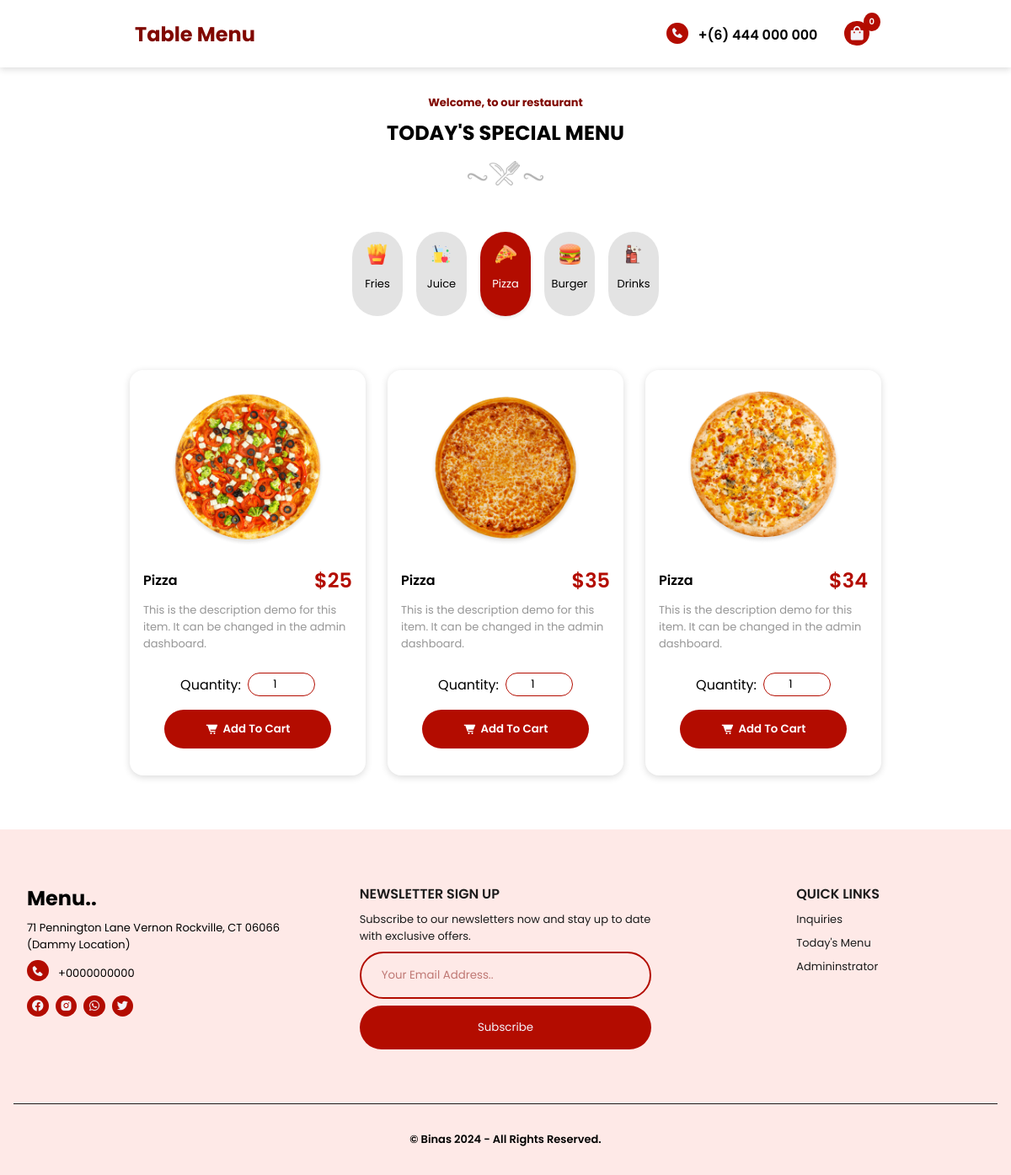
The page / on the database its author committed.
### tables this page shows
CREATE TABLE `food` (
  `id` int(10) UNSIGNED NOT NULL,
  `sessionID` varchar(255) NOT NULL,
  `foodImage` varchar(255) NOT NULL,
  `foodName` varchar(100) NOT NULL,
  `foodDesc` varchar(255) NOT NULL,
  `foodPrice` int(11) NOT NULL,
  `category` varchar(100) NOT NULL
);

### index.php (the view, shortened to what this page needs)
<?php
include('./config/config.php');
?>
<!DOCTYPE html>
<html lang="en">
<head>
    <link rel="stylesheet" href="./clientSide/main.css">
        <link href='https://unpkg.com/boxicons@2.1.2/css/boxicons.min.css' rel='stylesheet'>
</head>
<body>
  <?php
    $currentSession = session_id();
    $sql = "SELECT * FROM cart WHERE sessionID ='$currentSession'";
    $res = mysqli_query($conn, $sql);
        if($res == TRUE){
          $count = mysqli_num_rows($res);
    }
  ?>
<header class="header flex">
    <div class="logoDiv">
        <h2 class="logo">Table Menu</h2>
    </div>
    <span class="phone flex">
        <i class='bx bxs-phone icon' ></i>
        +(6) 444 000 000
        </span>
        <span class="cartBtn flex">
      <a href="clientSide/cart.php">
      <i class='bx bxs-shopping-bag icon'></i>
      </a>
      <span class="count"><?php echo $count?></span>
    </span>
</header>
    <section class="container section menus">
        <div class="sectionIntro">
            <span class="introText">Welcome, to our restaurant</span>
            <h2 class="heading">TODAY'S SPECIAL MENU</h2>
            <img src="./assests/titleDesign.png" alt="Title Design">
        </div>
        <div class="clientMenu">
            <div class="optionMenu flex">
                <div class="grid option" data-filter="fries">
                  <img src="./assests/french-fries.png" alt="Food">
                  <small>Fries</small>
                </div>
                <div class="grid option" data-filter="juice">
                  <img src="./assests/apple-juice.png" alt="Food">
                  <small>Juice</small>
                </div>
                <div class="grid option categoryActive" data-filter="pizza">
                  <img src="./assests/pizza.png" alt="Food">
                  <small>Pizza</small>
                </div>
                <div class="grid option" data-filter="burger">
                  <img src="./assests/burger.png" alt="Food">
                  <small>Burger</small>
                </div>
                <div class="grid option"  data-filter="drinks">
                  <img src="./assests/coke.png" alt="Food">
                  <small>Drinks</small>
                </div>
              </div>
              <div class="menuItems ">
                 <div class="categoryWrapper grid live" data-target="pizza">
                 <?php
                    $sql = "SELECT * FROM food WHERE category ='pizza'";
                    $res = mysqli_query($conn, $sql);
                    if($res == TRUE){
                    $count = mysqli_num_rows($res);
                    if($count>0){
                      while($row = mysqli_fetch_assoc($res)){
                        $img = $row['foodImage'];
                        $foodName = $row['foodName'];
                        $foodDesc = $row['foodDesc'];
                        $foodPrice = $row['foodPrice'];
                        ?>
                        <div class="item">
                        <?php
                        if($img!=""){
                          ?>
                            <div class="imgDiv">
                          <img src="<?php echo SITEURL;?>restImages/dimasRest<?php echo $img;?>">
                          </div>
                          <?php
                        }
                        else{
                          echo '<span class="fail" style="color:red; margin: 0px 10px;">No Image 1</span>';
                        }
                      ?>
                        <div class="itemInfor">
                          <span class="itemNamePriceDiv flex">
                                <span class="itemName"><?php echo $foodName?></span>
                                <h1 class="price">$<?php echo $foodPrice?></h1>
                          </span>
                          <p class="description"><?php echo $foodDesc?></p>
                          <div class="qty_btn">
                          <form method="POST">
                                <div class="qty_flex flex">
                                    <label for="qty">Quantity:</label>
                                    <input type="number" name="qty" id="qty" value="1">
                                </div>
                                <button class="cartBtn flex" name="submit">
                                  <i class='bx bxs-cart-alt icon'></i>
                                  Add To Cart
                                </button>
                              </form>
                          </div>
                        </div>
                      </div>
                        <?php
                    }
                 }
                 }
                  ?>
                 </div>
              </div>
        </div>
    </section>
<?php
include('./clientSide/partials/footer.php')
?>

### clientSide/partials/footer.php (shortened to what this page needs)
   <section class="footer">
    <div class="sectionContainer container">
      <div class="sectionContent grid">
          <div class="footerCol">
           <div class="logoDiv">
            <h2 class="logo">Menu..</h2>
           </div>
           <span class="location">
            71 Pennington Lane Vernon Rockville, CT 06066 (Dammy Location)
         </span>
           <span class="phone flex">
            <i class='bx bxs-phone icon' ></i>
            +0000000000
         </span>
         <div class="socialDiv flex">
             <a href="#"><i class='bx bxl-facebook-circle icon'></i></a>
             <a href="#"><i class='bx bxl-instagram-alt icon' ></i></a>
             <a href="#"><i class='bx bxl-whatsapp icon' ></i></a>
             <a href="#"><i class='bx bxl-twitter icon' ></i></a>
         </div>
          </div>
          <div class="footerCol">
              <span class="footerTitle">
                  NEWSLETTER SIGN UP
              </span>
              <p class="description">
                 Subscribe to our newsletters now and stay up to date with exclusive offers.
              </p>
              <form action="" method="POST">
                  <input type="emial" name="newsletter" placeholder="Your Email Address.." class="emialInput" required>
                  <input type="submit" name="newsletterBtn" value="Subscribe" class="newsLetterBtn">
              </form>
          </div>
          <div class="footerCol">
             <span class="footerTitle">
                 QUICK LINKS
             </span>
             <div class="links">
                 <a href="#">Inquiries</a>
                 <a href="<?php echo SITEURL?>">Today's Menu</a>
                 <a href="<?php echo SITEURL?>clientSide/loginPage.php">Admininstrator</a>
             </div>
          </div>
      </div>
      <div class="copyright flex">
        &copy; Binas  <script> document.write(new Date().getFullYear())</script>  - All Rights Reserved.
    </div>
    </div>
    </section>
</body>
</html>

### rows shown on the page
food: foodImage (picture), foodName "Pizza", foodPrice "25", foodDesc "This is the description demo for this item. It can be changed in the admin dashboard."
food: foodImage (picture), foodName "Pizza", foodPrice "35", foodDesc "This is the description demo for this item. It can be changed in the admin dashboard."
food: foodImage (picture), foodName "Pizza", foodPrice "34", foodDesc "This is the description demo for this item. It can be changed in the admin dashboard."

### other values the page prints
$count "0"
